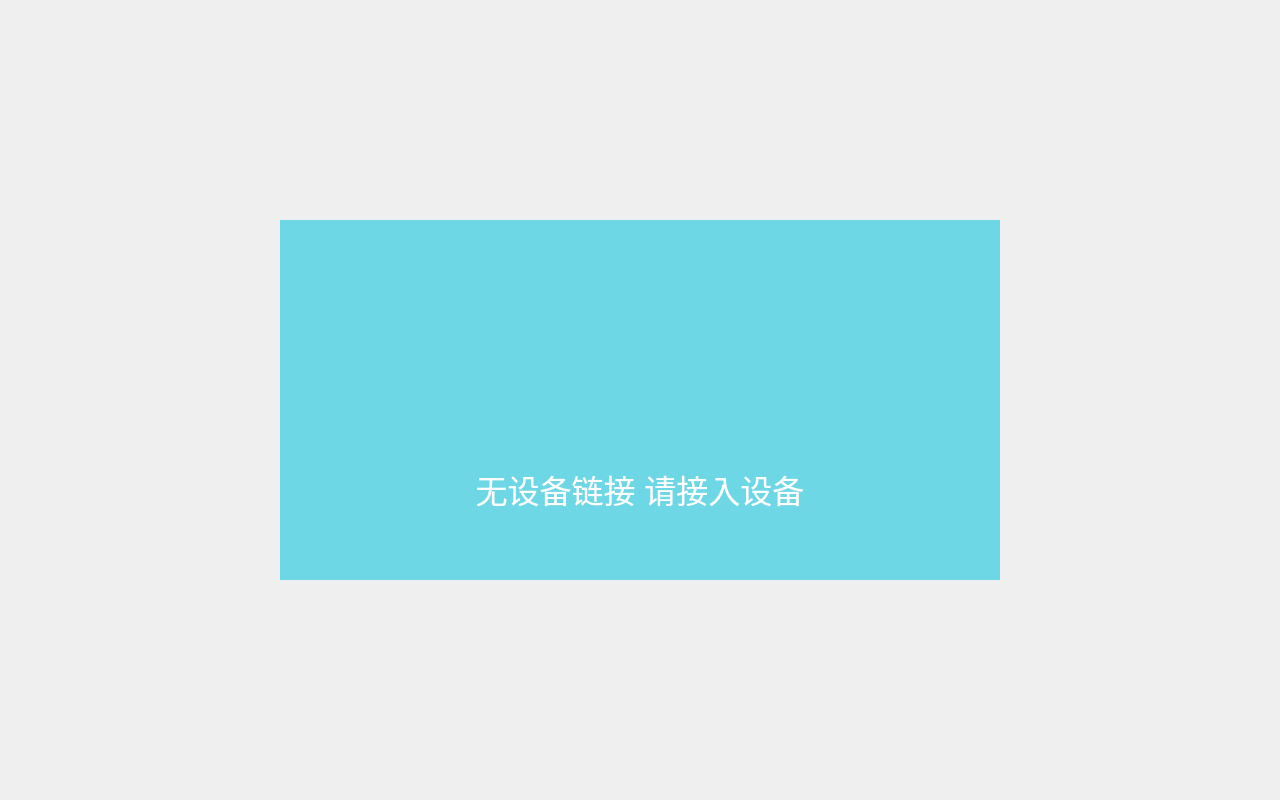
<?xml version="1.0" encoding="UTF-8"?>
<ui version="4.0">
 <class>no_device</class>
 <widget class="QWidget" name="no_device">
  <property name="geometry">
   <rect>
    <x>0</x>
    <y>0</y>
    <width>1280</width>
    <height>800</height>
   </rect>
  </property>
  <property name="windowTitle">
   <string>Form</string>
  </property>
  <property name="styleSheet">
   <string notr="true"/>
  </property>
  <widget class="QLabel" name="label_b">
   <property name="geometry">
    <rect>
     <x>0</x>
     <y>0</y>
     <width>1280</width>
     <height>800</height>
    </rect>
   </property>
   <property name="styleSheet">
    <string notr="true">background-image: url(:/tu/background.png);</string>
   </property>
   <property name="text">
    <string/>
   </property>
  </widget>
  <widget class="QLabel" name="label_backdrop">
   <property name="geometry">
    <rect>
     <x>280</x>
     <y>220</y>
     <width>720</width>
     <height>360</height>
    </rect>
   </property>
   <property name="styleSheet">
    <string notr="true">background-color: rgb(110, 215, 230);</string>
   </property>
   <property name="text">
    <string/>
   </property>
  </widget>
  <widget class="QLabel" name="label_num">
   <property name="geometry">
    <rect>
     <x>280</x>
     <y>450</y>
     <width>720</width>
     <height>80</height>
    </rect>
   </property>
   <property name="text">
    <string>&lt;html&gt;&lt;head/&gt;&lt;body&gt;&lt;p&gt;&lt;span style=&quot; font-size:24pt; color:#ffffff;&quot;&gt;无设备链接    请接入设备&lt;/span&gt;&lt;/p&gt;&lt;/body&gt;&lt;/html&gt;</string>
   </property>
   <property name="alignment">
    <set>Qt::AlignCenter</set>
   </property>
  </widget>
  <widget class="QLabel" name="label">
   <property name="geometry">
    <rect>
     <x>565</x>
     <y>250</y>
     <width>150</width>
     <height>150</height>
    </rect>
   </property>
   <property name="styleSheet">
    <string notr="true">image: url(:/tu/warn.png);</string>
   </property>
   <property name="text">
    <string/>
   </property>
  </widget>
 </widget>
 <resources/>
 <connections/>
</ui>
